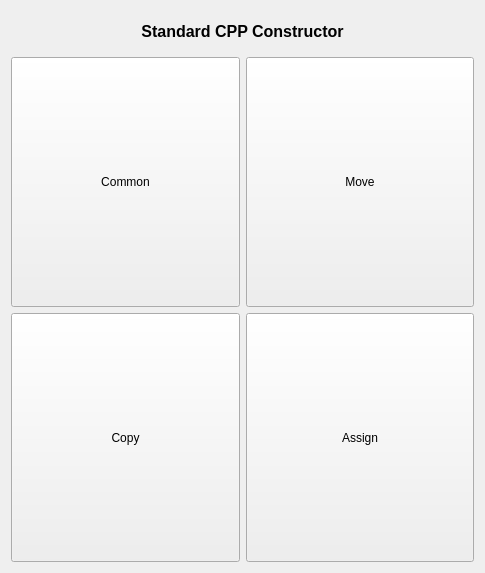
<?xml version="1.0" encoding="UTF-8"?>
<ui version="4.0">
 <class>MiscellaneousStdConstructor</class>
 <widget class="QWidget" name="MiscellaneousStdConstructor">
  <property name="geometry">
   <rect>
    <x>0</x>
    <y>0</y>
    <width>485</width>
    <height>573</height>
   </rect>
  </property>
  <property name="windowTitle">
   <string>MiscellaneousStdConstructor</string>
  </property>
  <layout class="QVBoxLayout" name="verticalLayout">
   <item>
    <widget class="QLabel" name="lbTitle">
     <property name="minimumSize">
      <size>
       <width>0</width>
       <height>40</height>
      </size>
     </property>
     <property name="font">
      <font>
       <pointsize>12</pointsize>
       <weight>75</weight>
       <bold>true</bold>
      </font>
     </property>
     <property name="text">
      <string>Standard CPP Constructor</string>
     </property>
     <property name="alignment">
      <set>Qt::AlignCenter</set>
     </property>
    </widget>
   </item>
   <item>
    <layout class="QGridLayout" name="gridLayout">
     <property name="leftMargin">
      <number>0</number>
     </property>
     <property name="rightMargin">
      <number>0</number>
     </property>
     <item row="0" column="0">
      <widget class="QPushButton" name="btnConstructorCommon">
       <property name="sizePolicy">
        <sizepolicy hsizetype="Expanding" vsizetype="Expanding">
         <horstretch>0</horstretch>
         <verstretch>0</verstretch>
        </sizepolicy>
       </property>
       <property name="minimumSize">
        <size>
         <width>140</width>
         <height>30</height>
        </size>
       </property>
       <property name="text">
        <string>Common</string>
       </property>
      </widget>
     </item>
     <item row="0" column="1">
      <widget class="QPushButton" name="btnConstructorMove">
       <property name="sizePolicy">
        <sizepolicy hsizetype="Expanding" vsizetype="Expanding">
         <horstretch>0</horstretch>
         <verstretch>0</verstretch>
        </sizepolicy>
       </property>
       <property name="text">
        <string>Move</string>
       </property>
      </widget>
     </item>
     <item row="1" column="0">
      <widget class="QPushButton" name="btnConstructorCopy">
       <property name="sizePolicy">
        <sizepolicy hsizetype="Expanding" vsizetype="Expanding">
         <horstretch>0</horstretch>
         <verstretch>0</verstretch>
        </sizepolicy>
       </property>
       <property name="text">
        <string>Copy</string>
       </property>
      </widget>
     </item>
     <item row="1" column="1">
      <widget class="QPushButton" name="btnConstructorAssign">
       <property name="sizePolicy">
        <sizepolicy hsizetype="Expanding" vsizetype="Expanding">
         <horstretch>0</horstretch>
         <verstretch>0</verstretch>
        </sizepolicy>
       </property>
       <property name="text">
        <string>Assign</string>
       </property>
      </widget>
     </item>
    </layout>
   </item>
  </layout>
 </widget>
 <layoutdefault spacing="6" margin="11"/>
 <resources/>
 <connections/>
</ui>
